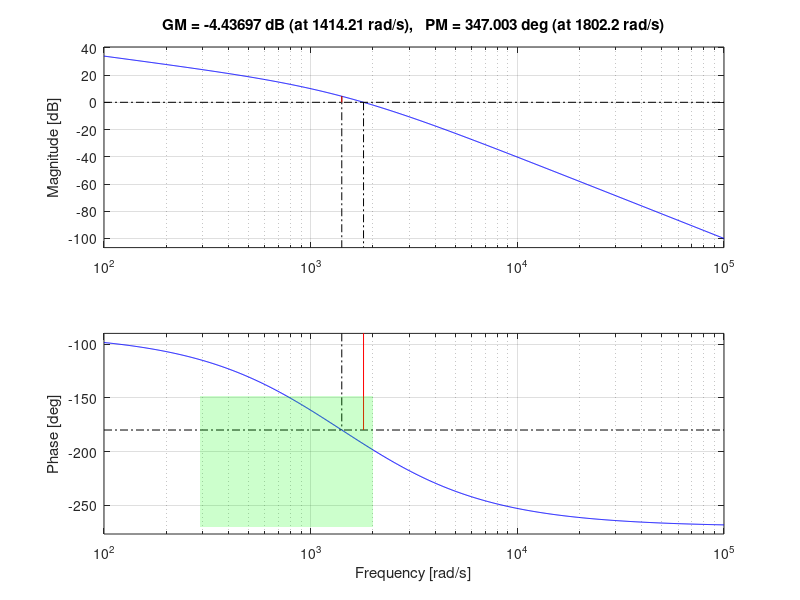
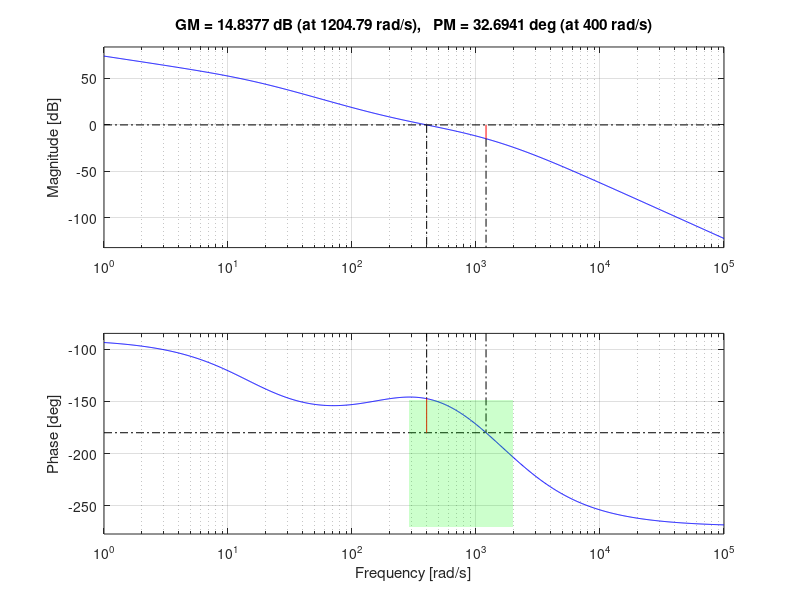

Source code (MATLAB) for these figures, in order:
clear all; close all; clc;
%% sistema

mu = 5000;
T1 = 0.0005;
T2 = 0.001;
s = tf('s');
GG = mu/((1+T1*s)*(1+T2*s));

%% specifiche 

A_d = 20;
A_n = -20;

omega_d_max = 10;
omega_d_min = 1e-5;
omega_n_min = 2e3;
omega_n_max = 1e5;
T_star = 0.05;
S_star = 0.35;

%% mappatura
logsq = (log(S_star))^2;
xi_star = sqrt(logsq/(pi^2+logsq));
Mf = xi_star*100;

omega_c_min = 4.6/(T_star*xi_star);
omega_c_MAX = omega_n_min;

figure(1);hold on;
Bnd_d_x = [omega_d_min; omega_d_max; omega_d_max; omega_d_min];
Bnd_d_y = [A_d; A_d; -150; -150];
patch(Bnd_d_x, Bnd_d_y,'r','FaceAlpha',0.2,'EdgeAlpha',0);
Bnd_d_x = [omega_c_min; omega_d_min; omega_d_min; omega_c_min];
Bnd_d_y = [0; 0; -150; -150];
patch(Bnd_d_x, Bnd_d_y,'b','FaceAlpha',0.2,'EdgeAlpha',0);
Bnd_n_x = [omega_n_min; omega_n_max; omega_n_max; omega_n_min];
Bnd_n_y = [A_n; A_n; 150; 150];
patch(Bnd_n_x, Bnd_n_y,'r','FaceAlpha',0.2,'EdgeAlpha',0);


Rs = 1/s;
Gext = Rs*GG;
margin(Gext)
grid on;



phi_spec = -180+Mf;
phi_low = -270;
Bnd_Mf_x = [omega_c_min; omega_c_MAX; omega_c_MAX; omega_c_min];
Bnd_Mf_y = [phi_spec; phi_spec; phi_low; phi_low];
patch(Bnd_Mf_x, Bnd_Mf_y,'g','FaceAlpha',0.2,'EdgeAlpha',0);

if 0
    return;
end
%% rete ritardatrice
omega_c_star = 400;
Mf_star = Mf+1;
[mag_omega_c_star, arg_omega_c_star, omega_c_star] = bode(Gext, omega_c_star);
mag_omega_c_star_dB = 20*log10(mag_omega_c_star);
phi_star = -180+Mf_star-arg_omega_c_star;
M_star = 10^(-mag_omega_c_star_dB/20);

alpha_tau_b = (M_star - cos(phi_star*pi/180))/omega_c_star/sin(phi_star*pi/180);
tau_b = (cos(phi_star*pi/180) - inv(M_star))/omega_c_star/sin(phi_star*pi/180);
alpha_b = alpha_tau_b / tau_b;

check_flag = min(alpha_tau_b, tau_b);
if check_flag < 0
    disp('Errore: polo/zero positivo');
    return;
end

Rd = (1 + alpha_b * tau_b*s)/(1 + tau_b*s);
L = Gext*Rd;

figure(2);hold on;
Bnd_d_x = [omega_d_min; omega_d_max; omega_d_max; omega_d_min];
Bnd_d_y = [A_d; A_d; -150; -150];
patch(Bnd_d_x, Bnd_d_y,'r','FaceAlpha',0.2,'EdgeAlpha',0);
Bnd_d_x = [omega_c_min; omega_d_min; omega_d_min; omega_c_min];
Bnd_d_y = [0; 0; -150; -150];
patch(Bnd_d_x, Bnd_d_y,'b','FaceAlpha',0.2,'EdgeAlpha',0);
Bnd_n_x = [omega_n_min; omega_n_max; omega_n_max; omega_n_min];
Bnd_n_y = [A_n; A_n; 150; 150];
patch(Bnd_n_x, Bnd_n_y,'r','FaceAlpha',0.2,'EdgeAlpha',0);

margin(L)
grid on;

phi_spec = -180+Mf;
phi_low = -270;
Bnd_Mf_x = [omega_c_min; omega_c_MAX; omega_c_MAX; omega_c_min];
Bnd_Mf_y = [phi_spec; phi_spec; phi_low; phi_low];
patch(Bnd_Mf_x, Bnd_Mf_y,'g','FaceAlpha',0.2,'EdgeAlpha',0);